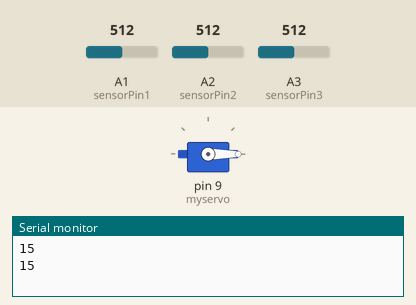
Bench run of a sketch on a simulated Arduino Uno, built with avr-gcc and run on an emulated ATmega328P. Shown: servo, the last lines printed to the serial monitor. Inputs (shaded band) come from the test bench; at power-on: A2 (sensorPin2) = 512, A3 (sensorPin3) = 512, A1 (sensorPin1) = 512.

Above: at 1.8 s.
1.9 s: A2 (sensorPin2) set to 524
At 2.6 s:
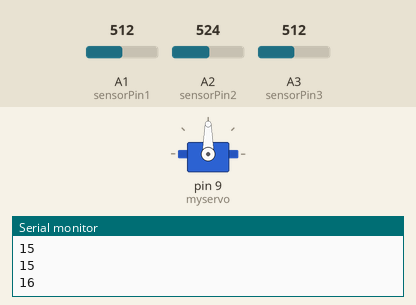
3.5 s: A3 (sensorPin3) set to 536
At 5.2 s:
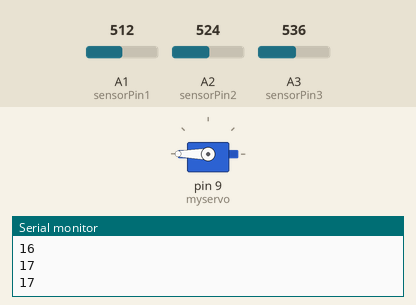
5.5 s: A3 (sensorPin3) set to 511
At 6.9 s:
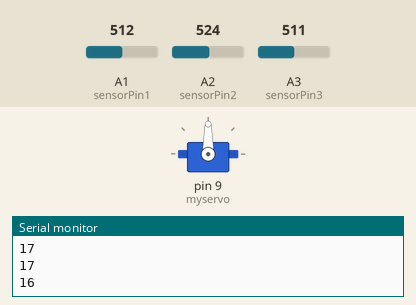
7.5 s: A3 (sensorPin3) set to 716
At 8.5 s:
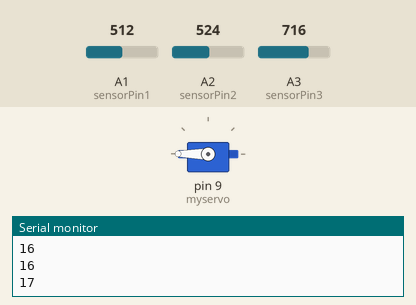
Timing chart, 0 to 10.5 s (numbered marks = the images above; inputs shaded):
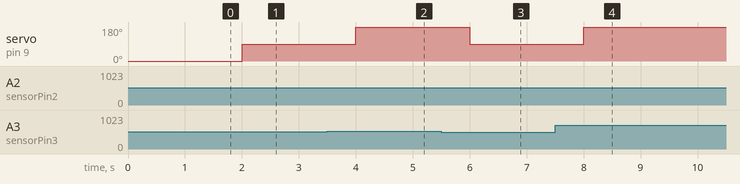

The sketch:

auto-sunflower.ino
```cpp
#include <Servo.h>

Servo myservo;  // create servo object to control a servo
// twelve servo objects can be created on most boards

int pos = 0;    // variable to store the servo position
int sensorPin1 = A1;
int sensorPin2 = A2;
int sensorPin3 = A3;

int sensorValue1 = 0;
int sensorValue2 = 0;
int sensorValue3 = 0;

void setup() {
  myservo.attach(9);  // attaches the servo on pin 9 to the servo object
  myservo.write(0); // reset servo position
  Serial.begin(9600);
}

void loop() {
  sensorValue1 = analogRead(sensorPin1);
  sensorValue2 = analogRead(sensorPin2);
  sensorValue3 = analogRead(sensorPin3);

  // find highest light sensor value
  int highest = sensorValue1;
  int highestPin = sensorPin1;
  if(highest < sensorValue2) { highest = sensorValue2; highestPin = sensorPin2; }
  if(highest < sensorValue3) { highest = sensorValue3; highestPin = sensorPin3; }
  Serial.println(highestPin);

  if(highestPin == 15){ pos = 0; }
  else if (highestPin == 16) { pos = 90; }
  else if (highestPin == 17) { pos = 180; }
  myservo.write(pos);
//  Serial.println(pos);
  delay(1000);
}
```

Measured:
- the behaviour switches between 512 and 513 on A2 (sensorPin2) (found by bisection; images 0 and 1)
- the behaviour switches between 524 and 525 on A3 (sensorPin3) (found by bisection; images 1 and 2)
- after the input at 1.9 s, servo on pin 9 (myservo): 0° → 90° after 0.10 s
- after the input at 3.5 s, servo on pin 9 (myservo): 90° → 180° after 0.50 s
- after the input at 5.5 s, servo on pin 9 (myservo): 180° → 90° after 0.50 s
- after the input at 7.5 s, servo on pin 9 (myservo): 90° → 180° after 0.51 s
